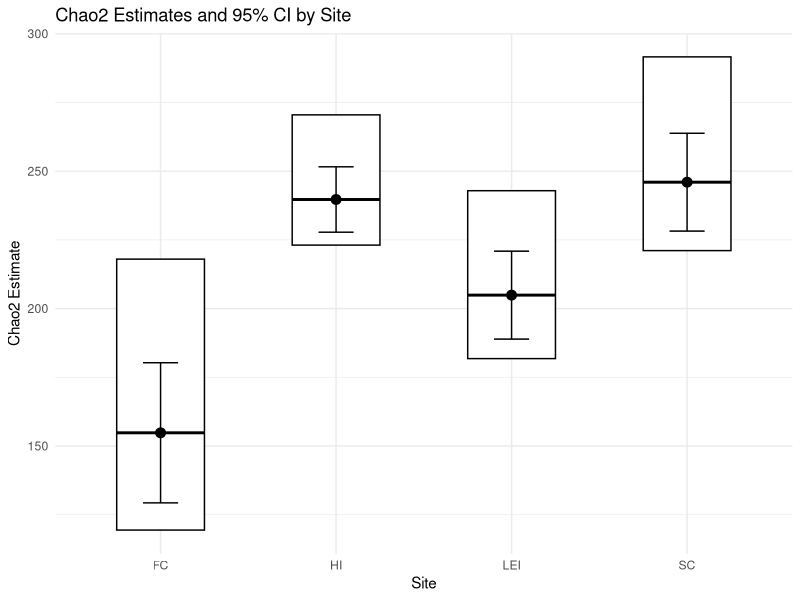

Source code (R):
# Defining site names and corresponding Chao2 estimates and standard errors (SE)
sites <- c("FC", "HI", "LEI", "SC")
chao2_estimates <- c(154.8, 239.7, 204.9, 246)
SE <- c(25.5, 11.9, 16, 17.8)
CI_lower <- c(119.4, 223.1, 181.8, 221.1)
CI_upper <- c(218, 270.5, 242.9, 291.6)

# Creating a data frame with the information
chao2_data <- data.frame(sites, chao2_estimates, SE, CI_lower, CI_upper)

# Plotting the Chao2 estimates as a boxplot
library(ggplot2)

ggplot(chao2_data, aes(x = sites)) +
  geom_crossbar(aes(ymin = CI_lower, ymax = CI_upper, y = chao2_estimates),
                width = 0.5, fill = "white", color = "black", fatten = 2) +
  geom_point(aes(y = chao2_estimates), size = 3, color = "black") +
  geom_errorbar(aes(ymin = chao2_estimates - SE, ymax = chao2_estimates + SE),
                width = 0.2, position = position_dodge(0.9), color = "black") +
  labs(title = "Chao2 Estimates and 95% CI by Site",
       x = "Site", y = "Chao2 Estimate") +
  theme_minimal()